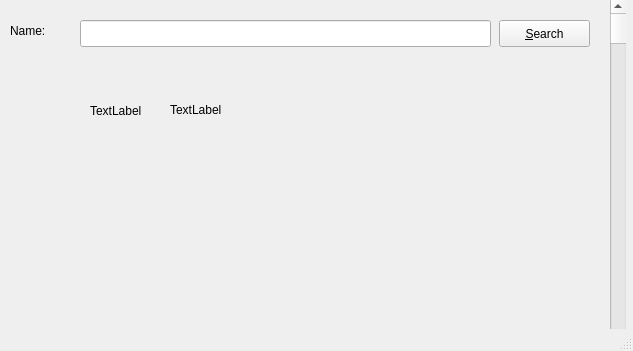
<?xml version="1.0" encoding="UTF-8"?>
<ui version="4.0">
 <class>MainWindow</class>
 <widget class="QMainWindow" name="MainWindow">
  <property name="geometry">
   <rect>
    <x>0</x>
    <y>0</y>
    <width>633</width>
    <height>351</height>
   </rect>
  </property>
  <property name="windowTitle">
   <string>MainWindow</string>
  </property>
  <property name="dockOptions">
   <set>QMainWindow::AllowNestedDocks|QMainWindow::AllowTabbedDocks|QMainWindow::AnimatedDocks</set>
  </property>
  <widget class="QWidget" name="centralwidget">
   <widget class="QLineEdit" name="movieNameLineEdit">
    <property name="geometry">
     <rect>
      <x>80</x>
      <y>20</y>
      <width>411</width>
      <height>27</height>
     </rect>
    </property>
   </widget>
   <widget class="QLabel" name="nameLabel">
    <property name="geometry">
     <rect>
      <x>10</x>
      <y>20</y>
      <width>61</width>
      <height>21</height>
     </rect>
    </property>
    <property name="text">
     <string>Name:</string>
    </property>
   </widget>
   <widget class="QPushButton" name="searchPushButton">
    <property name="geometry">
     <rect>
      <x>499</x>
      <y>20</y>
      <width>91</width>
      <height>27</height>
     </rect>
    </property>
    <property name="text">
     <string>&amp;Search</string>
    </property>
   </widget>
   <widget class="QWidget" name="detailWidget" native="true">
    <property name="geometry">
     <rect>
      <x>80</x>
      <y>70</y>
      <width>411</width>
      <height>80</height>
     </rect>
    </property>
    <widget class="QLabel" name="imageLabel">
     <property name="geometry">
      <rect>
       <x>10</x>
       <y>10</y>
       <width>61</width>
       <height>61</height>
      </rect>
     </property>
     <property name="text">
      <string>TextLabel</string>
     </property>
    </widget>
    <widget class="QLabel" name="nameLabel_2">
     <property name="geometry">
      <rect>
       <x>90</x>
       <y>30</y>
       <width>311</width>
       <height>19</height>
      </rect>
     </property>
     <property name="text">
      <string>TextLabel</string>
     </property>
    </widget>
   </widget>
   <widget class="QScrollBar" name="verticalScrollBar">
    <property name="geometry">
     <rect>
      <x>610</x>
      <y>0</y>
      <width>16</width>
      <height>351</height>
     </rect>
    </property>
    <property name="orientation">
     <enum>Qt::Vertical</enum>
    </property>
   </widget>
  </widget>
  <widget class="QStatusBar" name="statusbar"/>
 </widget>
 <resources/>
 <connections>
  <connection>
   <sender>movieNameLineEdit</sender>
   <signal>returnPressed()</signal>
   <receiver>movieNameLineEdit</receiver>
   <slot>undo()</slot>
   <hints>
    <hint type="sourcelabel">
     <x>285</x>
     <y>33</y>
    </hint>
    <hint type="destinationlabel">
     <x>285</x>
     <y>33</y>
    </hint>
   </hints>
  </connection>
  <connection>
   <sender>searchPushButton</sender>
   <signal>clicked()</signal>
   <receiver>searchPushButton</receiver>
   <slot>update()</slot>
   <hints>
    <hint type="sourcelabel">
     <x>544</x>
     <y>33</y>
    </hint>
    <hint type="destinationlabel">
     <x>544</x>
     <y>33</y>
    </hint>
   </hints>
  </connection>
 </connections>
</ui>
